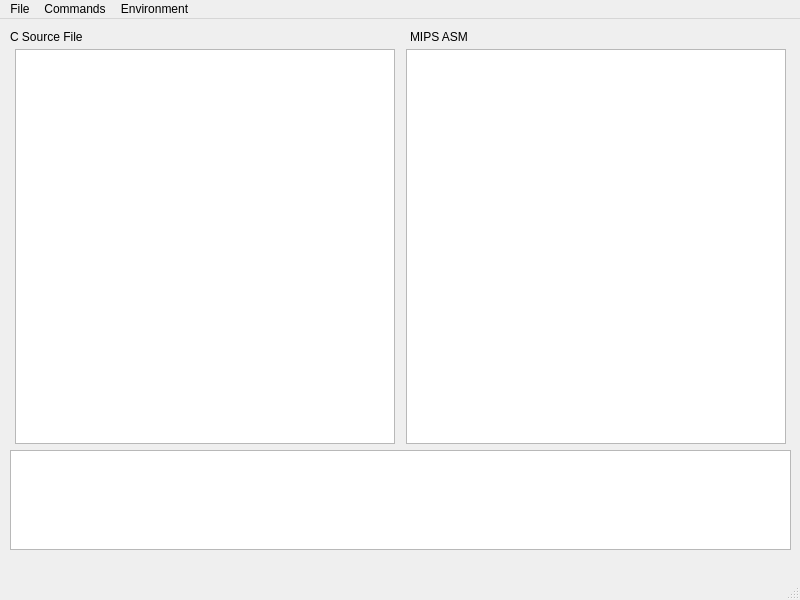
<?xml version="1.0" encoding="UTF-8"?>
<ui version="4.0">
 <class>MainWindow</class>
 <widget class="QMainWindow" name="MainWindow">
  <property name="geometry">
   <rect>
    <x>0</x>
    <y>0</y>
    <width>800</width>
    <height>600</height>
   </rect>
  </property>
  <property name="windowTitle">
   <string>MainWindow</string>
  </property>
  <widget class="QWidget" name="centralwidget">
   <widget class="QLabel" name="label">
    <property name="geometry">
     <rect>
      <x>10</x>
      <y>10</y>
      <width>111</width>
      <height>16</height>
     </rect>
    </property>
    <property name="text">
     <string>C Source File</string>
    </property>
   </widget>
   <widget class="QLabel" name="label_2">
    <property name="geometry">
     <rect>
      <x>410</x>
      <y>10</y>
      <width>111</width>
      <height>16</height>
     </rect>
    </property>
    <property name="text">
     <string>MIPS ASM</string>
    </property>
   </widget>
   <widget class="QWidget" name="verticalLayoutWidget">
    <property name="geometry">
     <rect>
      <x>10</x>
      <y>30</y>
      <width>781</width>
      <height>501</height>
     </rect>
    </property>
    <layout class="QVBoxLayout" name="verticalLayout">
     <item>
      <layout class="QHBoxLayout" name="horizontalLayout">
       <item>
        <widget class="QTextEdit" name="textEdit">
         <property name="maximumSize">
          <size>
           <width>380</width>
           <height>16777215</height>
          </size>
         </property>
         <property name="font">
          <font>
           <family>Menlo</family>
          </font>
         </property>
        </widget>
       </item>
       <item>
        <widget class="QTextEdit" name="textEdit_2">
         <property name="maximumSize">
          <size>
           <width>380</width>
           <height>16777215</height>
          </size>
         </property>
        </widget>
       </item>
      </layout>
     </item>
     <item>
      <widget class="QPlainTextEdit" name="plainTextEdit">
       <property name="maximumSize">
        <size>
         <width>16777215</width>
         <height>100</height>
        </size>
       </property>
      </widget>
     </item>
    </layout>
   </widget>
  </widget>
  <widget class="QMenuBar" name="menubar">
   <property name="geometry">
    <rect>
     <x>0</x>
     <y>0</y>
     <width>800</width>
     <height>25</height>
    </rect>
   </property>
   <widget class="QMenu" name="menuFile">
    <property name="title">
     <string>File</string>
    </property>
    <addaction name="actionOpen"/>
    <addaction name="actionQuit"/>
   </widget>
   <widget class="QMenu" name="menuCommands">
    <property name="title">
     <string>Commands</string>
    </property>
    <addaction name="actionCompile"/>
    <addaction name="actionAssemble"/>
    <addaction name="actionUart_Transmit"/>
   </widget>
   <widget class="QMenu" name="menuEnvironment">
    <property name="title">
     <string>Environment</string>
    </property>
    <addaction name="actionkrill"/>
    <addaction name="actionmias"/>
    <addaction name="actionmua"/>
   </widget>
   <addaction name="menuFile"/>
   <addaction name="menuCommands"/>
   <addaction name="menuEnvironment"/>
  </widget>
  <widget class="QStatusBar" name="statusbar"/>
  <action name="actionCompile">
   <property name="text">
    <string>Compile</string>
   </property>
  </action>
  <action name="actionAssemble">
   <property name="text">
    <string>Assemble</string>
   </property>
  </action>
  <action name="actionUart_Transmit">
   <property name="text">
    <string>Uart Transmit</string>
   </property>
  </action>
  <action name="actionOpen">
   <property name="text">
    <string>Open</string>
   </property>
  </action>
  <action name="actionQuit">
   <property name="text">
    <string>Quit</string>
   </property>
  </action>
  <action name="actionkrill">
   <property name="text">
    <string>krill</string>
   </property>
  </action>
  <action name="actionmias">
   <property name="text">
    <string>mias</string>
   </property>
  </action>
  <action name="actionmua">
   <property name="text">
    <string>mua</string>
   </property>
  </action>
 </widget>
 <resources/>
 <connections/>
</ui>
